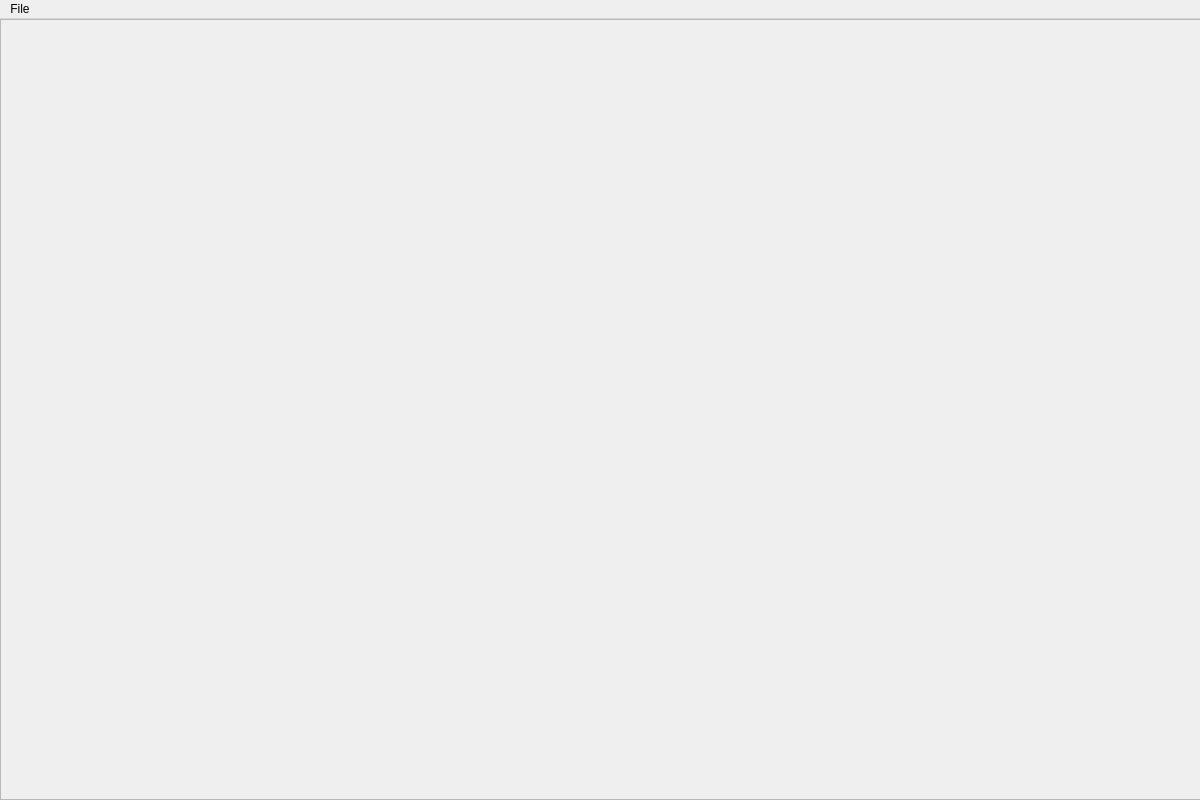
<?xml version="1.0" encoding="UTF-8"?>
<ui version="4.0">
 <class>MainWindow</class>
 <widget class="QMainWindow" name="MainWindow">
  <property name="enabled">
   <bool>true</bool>
  </property>
  <property name="geometry">
   <rect>
    <x>0</x>
    <y>0</y>
    <width>1200</width>
    <height>800</height>
   </rect>
  </property>
  <property name="sizePolicy">
   <sizepolicy hsizetype="Fixed" vsizetype="Fixed">
    <horstretch>0</horstretch>
    <verstretch>0</verstretch>
   </sizepolicy>
  </property>
  <property name="windowTitle">
   <string>MainWindow</string>
  </property>
  <widget class="QWidget" name="centralwidget">
   <widget class="QScrollArea" name="scrollArea">
    <property name="geometry">
     <rect>
      <x>0</x>
      <y>0</y>
      <width>1201</width>
      <height>781</height>
     </rect>
    </property>
    <property name="widgetResizable">
     <bool>true</bool>
    </property>
    <widget class="QWidget" name="scrollAreaWidgetContents">
     <property name="geometry">
      <rect>
       <x>0</x>
       <y>0</y>
       <width>1199</width>
       <height>779</height>
      </rect>
     </property>
     <widget class="QLabel" name="label">
      <property name="geometry">
       <rect>
        <x>130</x>
        <y>180</y>
        <width>171</width>
        <height>71</height>
       </rect>
      </property>
      <property name="text">
       <string/>
      </property>
     </widget>
    </widget>
   </widget>
  </widget>
  <widget class="QMenuBar" name="menubar">
   <property name="geometry">
    <rect>
     <x>0</x>
     <y>0</y>
     <width>1200</width>
     <height>26</height>
    </rect>
   </property>
   <widget class="QMenu" name="menufile">
    <property name="title">
     <string>File</string>
    </property>
    <addaction name="file_open"/>
   </widget>
   <addaction name="menufile"/>
  </widget>
  <action name="actionOpen">
   <property name="text">
    <string>Open</string>
   </property>
  </action>
  <action name="file_open">
   <property name="text">
    <string>Open</string>
   </property>
  </action>
 </widget>
 <resources/>
 <connections/>
</ui>
